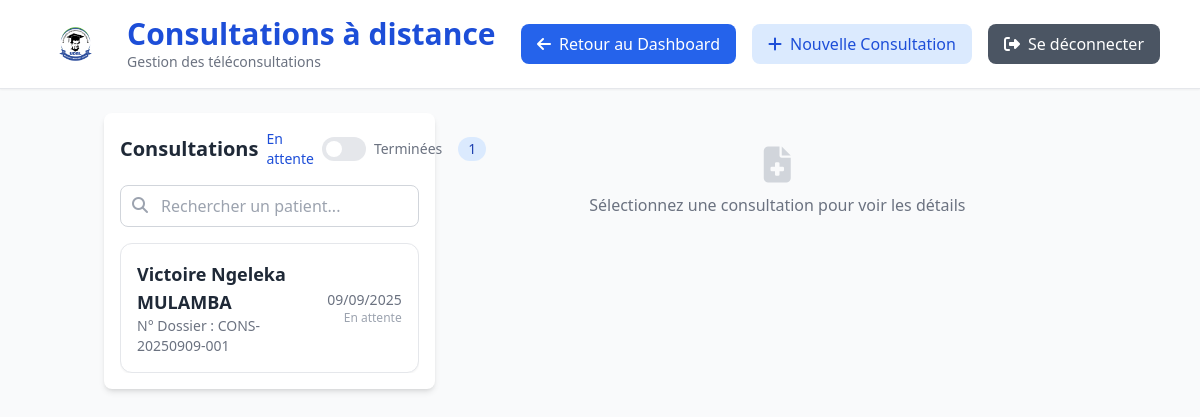
Page /consultation/patient-distant/ (signed in) on the earlier database version.
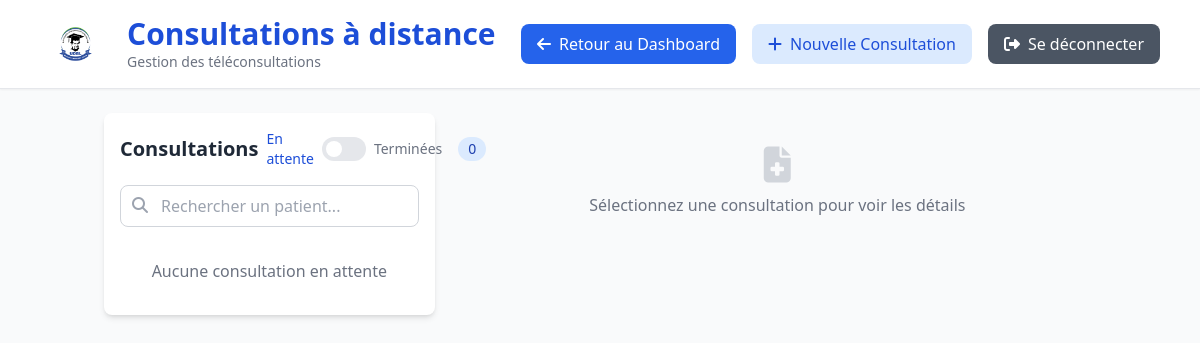
Same page on the later database version.
### chat/models.py (models this page shows, shortened)
class FicheConsultation(models.Model):
    class EtatCivil(models.TextChoices):
        CELIBATAIRE = "Célibataire", "Célibataire"
        MARIE = "Marié(e)", "Marié(e)"
        DIVORCE = "Divorcé(e)", "Divorcé(e)"
        VEUF = "Veuf(ve)", "Veuf(ve)"
    nom_hopital = models.CharField(max_length=100, blank=True, null=True)
    nom = models.CharField(max_length=100)
    postnom = models.CharField(max_length=100)
    prenom = models.CharField(max_length=100)
    date_naissance = models.DateField()
    age = models.IntegerField()
    sexe = models.CharField(max_length=10, choices=[("M", "Masculin"), ("F", "Féminin")], null=True)
    telephone = models.CharField(max_length=30)
    etat_civil = models.CharField(max_length=30, choices=EtatCivil.choices, default=EtatCivil.CELIBATAIRE)
    occupation = models.CharField(max_length=100)
    avenue = models.CharField(max_length=100)
    quartier = models.CharField(max_length=100)
    commune = models.CharField(max_length=100)
    contact_nom = models.CharField(max_length=100)
    contact_telephone = models.CharField(max_length=30)
    contact_adresse = models.CharField(max_length=255)
    date_consultation = models.DateField(auto_now_add=True)
    heure_debut = models.TimeField(blank=True, null=True)
    heure_fin = models.TimeField(blank=True, null=True)
    numero_dossier = models.CharField(max_length=50, unique=True, blank=True)
    user = models.ForeignKey(CustomUser, on_delete=models.CASCADE, related_name="fiches", null=True, blank=True)
    temperature = models.FloatField(help_text="Température en °C", null=True, blank=True)
    spo2 = models.IntegerField(help_text="Saturation en oxygène (%)", null=True, blank=True)
    poids = models.FloatField(help_text="Poids en kg", null=True, blank=True)
    tension_arterielle = models.CharField(max_length=20, help_text="Ex: 120/80", null=True, blank=True)
    pouls = models.IntegerField(help_text="Pouls (battements/minute)", null=True, blank=True)
    frequence_respiratoire = models.IntegerField(help_text="FR (mouvements/minute)", null=True, blank=True)
    patient = models.BooleanField(default=True, help_text="Le patient est-il présent ?")
    proche = models.BooleanField(default=False, help_text="Un proche est-il présent ?")
    soignant = models.BooleanField(default=False, help_text="Un soignant est-il présent ?")
    medecin = models.BooleanField(default=False, help_text="Un médecin est-il présent ?")
    autre = models.BooleanField(default=False, help_text="Un autre intervenant est-il présent ?")
    proche_lien = models.CharField(max_length=100, blank=True, null=True)
    soignant_role = models.CharField(max_length=100, blank=True, null=True)
    autre_precisions = models.CharField(max_length=100, blank=True, null=True)
    motif_consultation = models.TextField(blank=True, null=True)
    histoire_maladie = models.TextField(blank=True, null=True)
    maison_medicaments = models.BooleanField(default=False, help_text="Des médicaments sont-ils pris à la maison ?")
    pharmacie_medicaments = models.BooleanField(
        default=False, help_text="Des médicaments sont-ils pris à la pharmacie ?"
    )
    centre_sante_medicaments = models.BooleanField(
        default=False, help_text="Des médicaments sont-ils pris au centre de santé ?"
    )
    hopital_medicaments = models.BooleanField(default=False, help_text="Des médicaments sont-ils pris à l'hôpital ?")
    medicaments_non_pris = models.BooleanField(default=False, help_text="Des médicaments n'ont-ils pas été pris ?")
    details_medicaments = models.TextField(blank=True, null=True)
    cephalees = models.BooleanField(default=False, blank=True, null=True, help_text="Le patient a-t-il des céphalées ?")
    vertiges = models.BooleanField(default=False, blank=True, null=True, help_text="Le patient a-t-il des vertiges ?")
    palpitations = models.BooleanField(
        default=False, blank=True, null=True, help_text="Le patient a-t-il des palpitations ?"
    )
    troubles_visuels = models.BooleanField(
        default=False, blank=True, null=True, help_text="Le patient a-t-il des troubles visuels ?"
    )
    nycturie = models.BooleanField(default=False, blank=True, null=True, help_text="Le patient a-t-il des nycturies ?")
    hypertendu = models.BooleanField(default=False)
    diabetique = models.BooleanField(default=False)
    epileptique = models.BooleanField(default=False)
    trouble_comportement = models.BooleanField(default=False)
    gastritique = models.BooleanField(default=False)
    class Frequence(models.TextChoices):
        NON = "non", "Non"
        RAREMENT = "rarement", "Rarement"
        SOUVENT = "souvent", "Souvent"
        TRES_SOUVENT = "tres_souvent", "Très souvent"
    tabac = models.CharField(max_length=20, choices=Frequence.choices, default=Frequence.NON)
    alcool = models.CharField(max_length=20, choices=Frequence.choices, default=Frequence.NON)
    activite_physique = models.CharField(max_length=20, choices=Frequence.choices, default=Frequence.RAREMENT)
    activite_physique_detail = models.TextField(blank=True, null=True)
    alimentation_habituelle = models.TextField(blank=True, null=True)
    allergie_medicamenteuse = models.BooleanField(default=False)
    medicament_allergique = models.CharField(max_length=255, blank=True, null=True)
    familial_drepanocytaire = models.BooleanField(default=False)
    familial_diabetique = models.BooleanField(default=False)
    familial_obese = models.BooleanField(default=False)
    familial_hypertendu = models.BooleanField(default=False)
    familial_trouble_comportement = models.BooleanField(default=False)
    lien_pere = models.BooleanField(default=False)
    lien_mere = models.BooleanField(default=False)
    lien_frere = models.BooleanField(default=False)
    lien_soeur = models.BooleanField(default=False)
    class OuiNonInconnu(models.TextChoices):
        OUI = "oui", "Oui"
        NON = "non", "Non"
        INCONNU = "inconnu", "Je ne sais pas"
    evenement_traumatique = models.CharField(max_length=10, choices=OuiNonInconnu.choices, default=OuiNonInconnu.NON)
    trauma_divorce = models.BooleanField(default=False)
    trauma_perte_parent = models.BooleanField(default=False)
    trauma_deces_epoux = models.BooleanField(default=False)
    trauma_deces_enfant = models.BooleanField(default=False)
    etat_general = models.TextField(max_length=255, blank=True, null=True)
    autres_antecedents = models.TextField(max_length=255, blank=True, null=True)
    class Etat(models.TextChoices):
        CONSERVE = "Conservé", "Conservé"
        ALTERE = "Altéré", "Altéré"
    etat = models.CharField(max_length=20, choices=Etat.choices)
    par_quoi = models.TextField(max_length=255, blank=True, null=True)
    class Capacite(models.TextChoices):
        TOP = "Top", "Top"
        MOYEN = "Moyen", "Moyen"
        BAS = "Bas", "Bas"
    capacite_physique = models.CharField(max_length=20, choices=Capacite.choices)
    capacite_physique_score = models.CharField(max_length=10, blank=True, null=True)
    capacite_psychologique = models.CharField(max_length=20, choices=Capacite.choices)
    capacite_psychologique_score = models.CharField(max_length=10, blank=True, null=True)
    class OuiNon(models.TextChoices):
        OUI = "Oui", "Oui"
        NON = "Non", "Non"
    class ColorationBulbaire(models.TextChoices):
        NORMALE = "normale", "Normale"
        JAUNATRE = "jaunatre", "Jaunâtre"
        ROUGEATRE = "rougeatre", "Rougeâtre"
    class ColorationPalpebrale(models.TextChoices):
        NORMALE = "normale", "Normale"
        PALE = "pale", "Pâle"
    febrile = models.CharField(max_length=10, choices=OuiNon.choices)
    coloration_bulbaire = models.CharField(
        max_length=20, choices=ColorationBulbaire.choices, default=ColorationBulbaire.NORMALE
    )
    coloration_palpebrale = models.CharField(
        max_length=20, choices=ColorationPalpebrale.choices, default=ColorationPalpebrale.NORMALE
    )
    class Tegument(models.TextChoices):
        NORMAL = "Normal", "Normal"
        ANORMAL = "Anormal", "Anormal"
    tegument = models.CharField(max_length=20, choices=Tegument.choices)
    tete = models.TextField(blank=True, null=True)
    cou = models.TextField(blank=True, null=True)
    paroi_thoracique = models.TextField(blank=True, null=True)
    poumons = models.TextField(blank=True, null=True)
    coeur = models.TextField(blank=True, null=True)
    epigastre_hypochondres = models.TextField(blank=True, null=True)
    peri_ombilical_flancs = models.TextField(blank=True, null=True)
    hypogastre_fosses_iliaques = models.TextField(blank=True, null=True)
    membres = models.TextField(blank=True, null=True)
    colonne_bassin = models.TextField(blank=True, null=True)
    examen_gynecologique = models.TextField(blank=True, null=True)
    preoccupations = models.TextField(blank=True, null=True)
    comprehension = models.TextField(blank=True, null=True)
    attentes = models.TextField(blank=True, null=True)
    engagement = models.TextField(blank=True, null=True)
    hypothese_patient_medecin = models.TextField(
        blank=True, null=True, help_text="À quoi pensez-vous ? Hypothèse diagnostique du patient ou médecin"
    )
    analyses_proposees = models.TextField(blank=True, null=True, help_text="Analyses paracliniques que vous proposez")
    is_patient_distance = models.BooleanField(default=False)
    status = models.CharField(max_length=20, choices=STATUS_CHOICES, default=STATUS_EN_ANALYSE)
    commentaire_rejet = models.TextField(blank=True, null=True, help_text="Motif détaillé en cas de rejet")
    diagnostic = models.TextField(blank=True, null=True)
    traitement = models.TextField(blank=True, null=True)
    examen_complementaire = models.TextField(blank=True, null=True)
    recommandations = models.TextField(blank=True, null=True)
    medecin_validateur = models.ForeignKey(
        CustomUser, on_delete=models.SET_NULL, null=True, blank=True, related_name="consultations_validees"
    )
    assigned_medecin = models.ForeignKey(
        CustomUser,
        on_delete=models.SET_NULL,
        null=True,
        blank=True,
        related_name="consultations_assignees",
        help_text="Médecin assigné pour le suivi de la consultation",
    )
    date_validation = models.DateTimeField(null=True, blank=True)
    created_at = models.DateTimeField(auto_now_add=True)
    diagnostic_ia = models.TextField(blank=True, null=True)
    signature_medecin = models.FileField(
        upload_to="signatures/", blank=True, null=True, help_text="Signature du médecin pour valider la consultation"
    )
    class Meta:
        verbose_name = "Fiche de Consultation"
        verbose_name_plural = "Fiches de Consultation"
        ordering = ["-date_consultation"]

### chat/views.py (the view)
@method_decorator(user_passes_test(is_medecin), name="dispatch")
class ConsultationPatientDistantView(LoginRequiredMixin, TemplateView):
    template_name = "chat/consultation_patient_distant.html"
    def get_context_data(self, **kwargs):
        context = super().get_context_data(**kwargs)
        consultations_en_analyse = FicheConsultation.objects.filter(
            is_patient_distance=True, status="en_analyse"
        ).order_by("-id")
        consultations_terminees = FicheConsultation.objects.filter(
            is_patient_distance=True, status="analyse_terminee"
        ).order_by("-id")
        context["consultations_en_attente"] = consultations_en_analyse
        context["consultations_terminees"] = consultations_terminees
        context["consultations_en_attente_count"] = consultations_en_analyse.count()
        context["consultations_terminees_count"] = consultations_terminees.count()
        return context

### chat/views.py (called while the page is built)
def is_medecin(user):
    return user.is_authenticated and user.role == MEDECIN

### chat/templates/chat/consultation_patient_distant.html (shortened to what the changed rows need)
<!DOCTYPE html>
<html lang="fr">
<head>
    <script src="https://cdn.tailwindcss.com"></script>
    <link rel="stylesheet" href="https://cdnjs.cloudflare.com/ajax/libs/font-awesome/6.4.0/css/all.min.css">
</head>
<body class="bg-gray-50 font-sans">
    <div id="doctor-interface">
        {% include 'chat/header.html' with page_title="Consultations à distance" %}
        <main class="container mx-auto px-4 py-6">
            <div class="flex flex-col md:flex-row gap-6">
                <div class="md:w-1/3">
                    <div class="bg-white rounded-lg shadow-md p-4 sticky top-4">
                        <div class="flex flex-col sm:flex-row sm:justify-between sm:items-center mb-4 gap-2">
                            <h2 class="text-xl font-semibold text-gray-800">Consultations</h2>
                            <div class="flex items-center space-x-4">
                                <div class="flex items-center space-x-2">
                                    <span id="toggle-label-attente" class="text-sm font-medium transition-colors text-blue-700">En attente</span>
                                    <label class="relative inline-flex items-center cursor-pointer select-none">
                                    </label>
                                    <span id="toggle-label-terminee" class="text-sm font-medium transition-colors text-gray-500">Terminées</span>
                                </div>
                                <span id="pending-count-attente" class="bg-blue-100 text-blue-800 text-sm font-medium px-2.5 py-0.5 rounded-full ml-2">
                                    {{ consultations_en_attente_count|default:"0" }}
                                </span>
                            </div>
                        </div>
                        <div id="consultations-list-attente" class="space-y-4 max-h-[calc(100vh-220px)] overflow-y-auto">
                            {% if consultations_en_attente %}
                                {% for consultation in consultations_en_attente %}
                                    <div onclick="loadConsultation({{ consultation.id }})"
                                        class="bg-white border border-gray-200 rounded-xl p-4 shadow-sm hover:shadow-md cursor-pointer transition duration-200">
                                        <div class="flex items-center justify-between">
                                            <div>
                                                <p class="text-lg font-semibold text-gray-800">
                                                    {{ consultation.nom }} {{ consultation.postnom }}
                                                </p>
                                                <p class="text-sm text-gray-500">
                                                    N° Dossier : <span class="font-medium">{{ consultation.numero_dossier }}</span>
                                                </p>
                                            </div>
                                            <div class="text-right">
                                                <p class="text-sm text-gray-500">
                                                    {{ consultation.date_consultation|date:"d/m/Y" }}
                                                </p>
                                                <p class="text-xs text-gray-400">En attente</p>
                                            </div>
                                        </div>
                                    </div>
                                {% endfor %}
                            {% else %}
                                <p class="text-gray-500 text-center py-4">Aucune consultation en attente</p>
                            {% endif %}
                        </div>
                    </div>
                </div>
        </main>
    </div>
</body>
</html>

Differences in the rows shown:
no longer on this page (row edited): FicheConsultation: nom "Victoire Ngeleka", postnom "MULAMBA", numero_dossier "CONS-20250909-001", date_consultation "09/09/2025"
Other differences:
{{ consultations_en_attente_count|default:"0" }}: "1" → "0"
text now shown: "Aucune consultation en attente"
